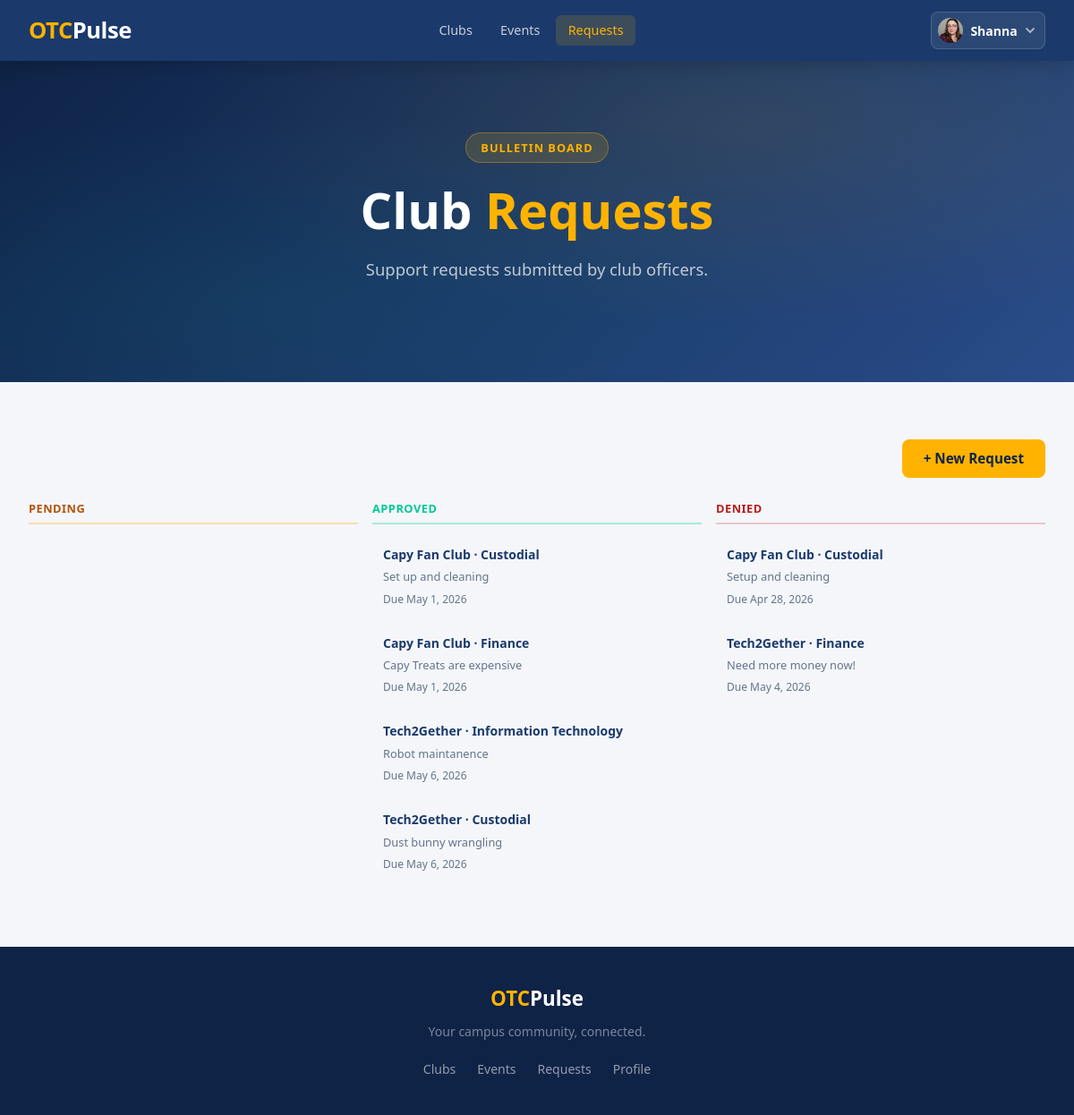
The page /bulletin-board/requests/ (signed in) on the database as committed earlier.
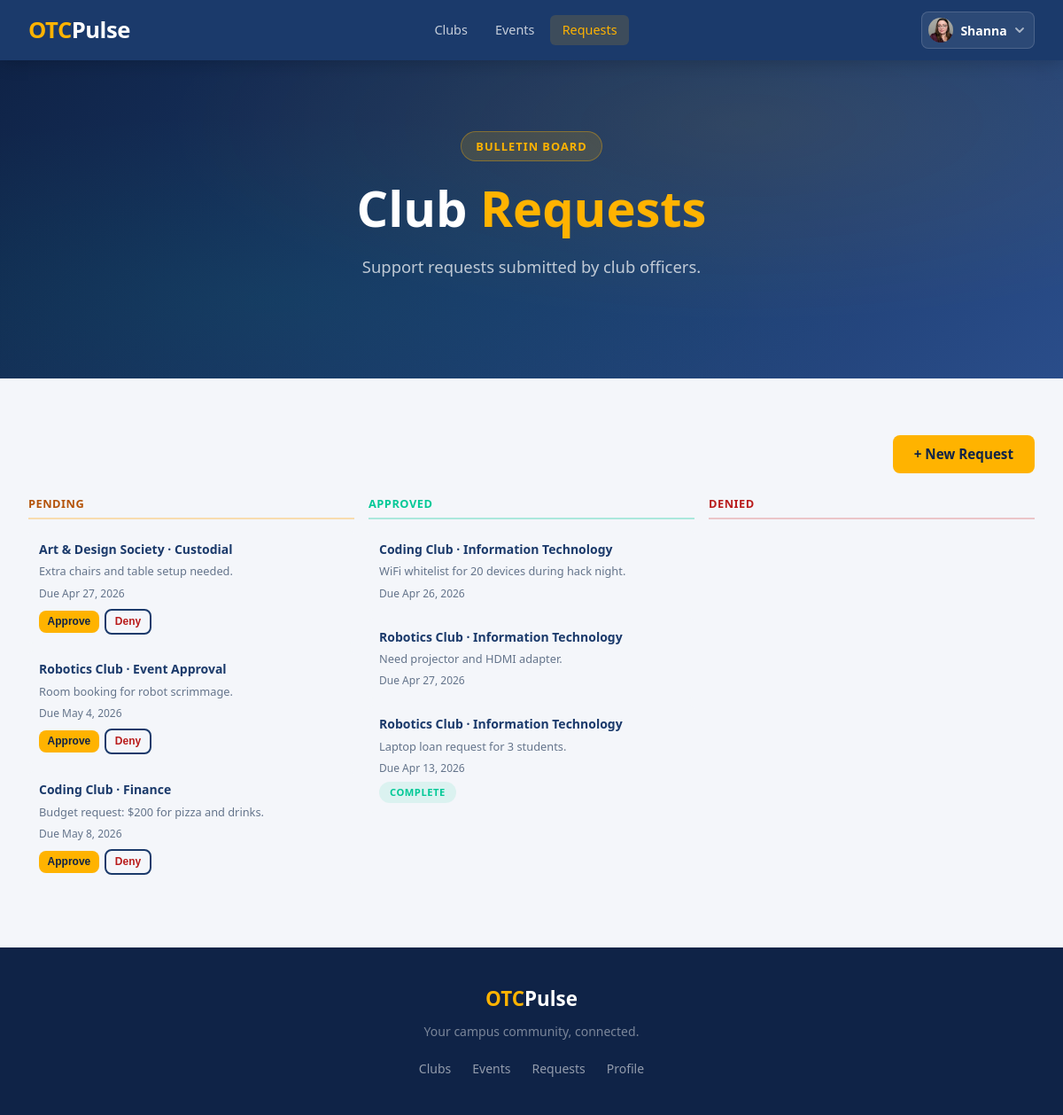
The same page on the database as committed later.
### bulletin_board/models.py (models this page shows)
class Request(models.Model):
    club = models.ForeignKey(
        Club,
        on_delete=models.CASCADE,
        related_name='requests'
    )
    event = models.ForeignKey(
        'clubhouse.Event',
        null=True, blank=True,
        on_delete=models.CASCADE,
        related_name='approval_requests'
    )
    class Type(models.TextChoices):
        IT = 'IT','Information Technology'
        MONEY = 'FINANCE', 'Finance'
        CLEAN = 'CUSTODIAL','Custodial'
        SAFE = 'SECURITY','Security and Safety'
        EVENT = 'EVENT', 'Event Approval'
        OTHER = 'OTHER', 'See notes'
    type = models.CharField(max_length=10, choices=Type.choices)
    notes = models.TextField()
    complete = models.BooleanField(default=False)
    created = models.DateTimeField(auto_now_add=True)
    updated = models.DateTimeField(auto_now=True)
    due_date = models.DateTimeField(default=timezone.now)
    class Approval(models.TextChoices):
        DENIED = 'X','Denied'
        APPROVED = 'O','Approved'
        PENDING = '-','Pending'
    approval_status = models.CharField(max_length=1,choices=Approval.choices, default=Approval.PENDING)

### clubhouse/models.py (models this page shows, shortened)
class Club(models.Model):
    name = models.CharField(max_length=50)
    advisors = models.ManyToManyField(
        Profile,
        related_name='faculty_advisor',
        blank=True,
    )
    officers = models.ManyToManyField(
        Profile,
        related_name='club_officer',
        blank=True,
    )
    description = models.TextField()
    members = models.ManyToManyField(
        Profile,
        related_name ='club_member',
        blank=True,
    )
    slug = models.SlugField(max_length=60, unique=True, blank=True)
    emoji = models.CharField(max_length=10, blank=True, default='🏛️')
    image = models.ImageField(upload_to='club_images/', null=True, blank=True)
    officer_applicants = models.ManyToManyField(
        Profile,
        related_name='officer_applications',
        blank=True,
    )
    approved = models.BooleanField(default=False)
    denied = models.BooleanField(default=False)
    pending_advisor_name = models.CharField(max_length=100, blank=True, default='')
    pending_advisor_email = models.EmailField(blank=True, default='')

### bulletin_board/views.py (the view)
# urls.py: path('requests/', views.request_list, name='request_list'),
@login_required
def request_list(request):
    profile = request.user.profile
    requests = _requests_for_profile(profile)
    is_admin = profile.role == profile.Role.ADMIN
    return render(request, 'bulletin_board/request_list.html', {
        'requests': requests,
        'section': 'bulletin_board',
        'is_admin': is_admin,
    })

### bulletin_board/views.py (called while the page is built)
def _requests_for_profile(profile):
    if profile.role == profile.Role.ADMIN:
        return Request.objects.all().order_by('complete', 'due_date')
    return Request.objects.filter(
        club__in=profile.club_officer.all() | profile.faculty_advisor.all()
    ).order_by('complete', 'due_date')

### bulletin_board/templates/bulletin_board/request_list.html (shortened to what the changed rows need)
{% extends 'base.html' %}
{% block content %}
<section class="hero hero-short">
    <div class="hero-inner">
        <h1>Club <span class="highlight">Requests</span></h1>
    </div>
</section>
<section class="section">
    <div class="section-inner">
        {% if requests %}
            <div style="display: grid; grid-template-columns: repeat(3, 1fr); gap: 1rem; align-items: start;">
                <div>
                    {% for req in requests %}
                        {% if req.approval_status == '-' %}
                            <div style="padding: 0.65rem 0.75rem; border-radius: 6px; background: var(--bg); margin-bottom: 0.5rem;">
                                <p style="font-weight: 600; font-size: 0.875rem; color: var(--navy); margin-bottom: 0.2rem;">{{ req.club.name }} · {{ req.get_type_display }}</p>
                                <p style="font-size: 0.8rem; color: var(--text-muted); margin-bottom: 0.3rem;">{{ req.notes }}</p>
                                <p class="event-meta" style="font-size: 0.75rem;">Due {{ req.due_date|date:"M j, Y" }}</p>
                                {% if is_admin %}
                                <div style="display: flex; gap: 0.4rem; margin-top: 0.5rem;">
                                    <form method="post" action="{% url 'bulletin_board:approve_request' req.pk %}">
                                        <button type="submit" class="btn btn-primary" style="font-size: 0.75rem; padding: 0.25rem 0.6rem;">Approve</button>
                                    </form>
                                    <form method="post" action="{% url 'bulletin_board:deny_request' req.pk %}">
                                        <button type="submit" class="btn btn-secondary" style="font-size: 0.75rem; padding: 0.25rem 0.6rem; color: #b91c1c;">Deny</button>
                                    </form>
                                </div>
                                {% endif %}
                            </div>
                        {% endif %}
                    {% endfor %}
                </div>
                <div>
                    {% for req in requests %}
                        {% if req.approval_status == 'O' %}
                            <div style="padding: 0.65rem 0.75rem; border-radius: 6px; background: var(--bg); margin-bottom: 0.5rem;">
                                <p style="font-weight: 600; font-size: 0.875rem; color: var(--navy); margin-bottom: 0.2rem;">{{ req.club.name }} · {{ req.get_type_display }}</p>
                                <p style="font-size: 0.8rem; color: var(--text-muted); margin-bottom: 0.3rem;">{{ req.notes }}</p>
                                <p class="event-meta" style="font-size: 0.75rem;">Due {{ req.due_date|date:"M j, Y" }}</p>
                                {% if req.complete %}<span class="profile-role-badge" style="background: rgba(0,200,150,0.1); color: var(--teal); font-size: 0.7rem;">Complete</span>{% endif %}
                            </div>
                        {% endif %}
                    {% endfor %}
                </div>
                <div>
                    {% for req in requests %}
                        {% if req.approval_status == 'X' %}
                            <div style="padding: 0.65rem 0.75rem; border-radius: 6px; background: var(--bg); margin-bottom: 0.5rem;">
                                <p style="font-weight: 600; font-size: 0.875rem; color: var(--navy); margin-bottom: 0.2rem;">{{ req.club.name }} · {{ req.get_type_display }}</p>
                                <p style="font-size: 0.8rem; color: var(--text-muted); margin-bottom: 0.3rem;">{{ req.notes }}</p>
                                <p class="event-meta" style="font-size: 0.75rem;">Due {{ req.due_date|date:"M j, Y" }}</p>
                            </div>
                        {% endif %}
                    {% endfor %}
                </div>
            </div>
        {% else %}
            <div class="empty-state">
                <div style="font-size: 3rem; margin-bottom: 1rem;">📋</div>
                <h3>No requests yet</h3>
                <p>Submit a request using the button above.</p>
            </div>
        {% endif %}
    </div>
</section>
{% endblock %}

Rows that differ between the two databases and show on the page:
removed Request: club.name "Capy Fan Club", type "Custodial", notes "Set up and cleaning", due_date "May 1, 2026", shown under "APPROVED"
removed Request: club.name "Capy Fan Club", type "Finance", notes "Capy Treats are expensive", due_date "May 1, 2026", shown under "APPROVED"
removed Request: club.name "Tech2Gether", type "Information Technology", notes "Robot maintanence", due_date "May 6, 2026", shown under "APPROVED"
removed Request: club.name "Tech2Gether", type "Custodial", notes "Dust bunny wrangling", due_date "May 6, 2026", shown under "APPROVED"
removed Request: club.name "Capy Fan Club", type "Custodial", notes "Setup and cleaning", due_date "Apr 28, 2026", shown under "DENIED"
removed Request: club.name "Tech2Gether", type "Finance", notes "Need more money now!", due_date "May 4, 2026", shown under "DENIED"
added Request: club.name "Art & Design Society", type "Custodial", notes "Extra chairs and table setup needed.", due_date "Apr 27, 2026", shown under "PENDING"
added Request: club.name "Robotics Club", type "Event Approval", notes "Room booking for robot scrimmage.", due_date "May 4, 2026", shown under "PENDING"
added Request: club.name "Coding Club", type "Finance", notes "Budget request: $200 for pizza and drinks.", due_date "May 8, 2026", shown under "PENDING"
added Request: club.name "Coding Club", type "Information Technology", notes "WiFi whitelist for 20 devices during hack night.", due_date "Apr 26, 2026", shown under "APPROVED"
added Request: club.name "Robotics Club", type "Information Technology", notes "Need projector and HDMI adapter.", due_date "Apr 27, 2026", shown under "APPROVED"
added Request: club.name "Robotics Club", type "Information Technology", notes "Laptop loan request for 3 students.", due_date "Apr 13, 2026", complete "COMPLETE", shown under "APPROVED"
